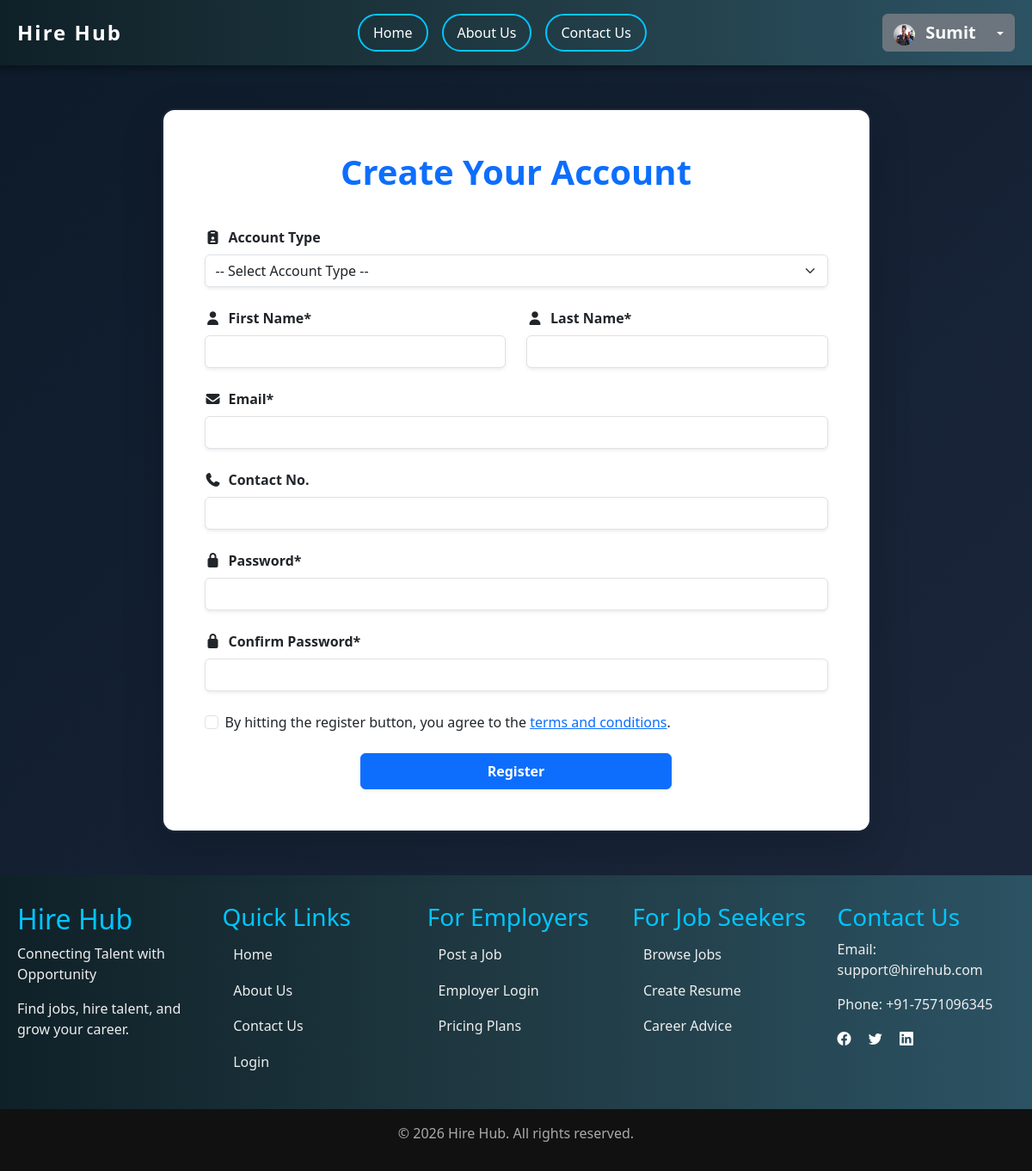
/register/ (signed in), run on the app's committed database.
### mainapp/models.py (models this page shows, shortened)
class Employer(models.Model):
    GENDER_CHOICES = (
        ('female', 'Female'),
        ('male', 'Male'),
        ('na', 'Prefer not to say'),
    )
    user = models.OneToOneField(LoginInfo, on_delete=models.CASCADE, related_name="employer")
    company = models.ForeignKey(Company, on_delete=models.CASCADE, related_name="company",null=True)
    first_name = models.CharField(max_length=100)
    last_name = models.CharField(max_length=100)
    dob = models.DateField(null=True)
    gender = models.CharField(max_length=15, choices=GENDER_CHOICES)
    contact_no = models.CharField(max_length=15)
    email = models.EmailField(unique=True)
    designation = models.CharField(max_length=200)
    picture = models.ImageField(upload_to="employer_profiles/", blank=True, null=True)
    created_at = models.DateTimeField(auto_now_add=True)
    updated_at = models.DateTimeField(auto_now=True)

### mainapp/views.py (the view, shortened to what this page needs)
def register(request):
    userid = request.session.get('jsid') or request.session.get('empid')
    user = None
    if userid:
        obj = LoginInfo.objects.get(username=userid)
        if obj.usertype == "jobseeker":
            user = Jobseeker.objects.get(email=userid)
        elif obj.usertype == "employer":
            user = Employer.objects.get(email=userid)
    context = {
        'user':user
    }
    return render(request, "mainapp/register.html",context)

### mainapp/templates/mainapp/register.html (shortened to what this page needs)
{% extends 'mainapp/base.html' %}
{% load static %}
{% block main %}
<div class="container-fluid min-vh-100 d-flex align-items-center justify-content-center" style="background: linear-gradient(135deg, #0d1b2a, #1b263b); padding: 50px;">
    <div class="card shadow-lg p-5 w-75 animate-card" style="border-radius: 15px; border: 2px solid #1b263b;">
        <h1 class="text-center text-primary fw-bold mb-4">Create Your Account</h1>
        <form action="" method="post" class="mt-3">
            <div class="mb-4">
                <label for="type" class="form-label fw-bold"><i class="fa-solid fa-clipboard-user me-2"></i>Account Type</label>
                <select name="usertype" id="opt" class="form-select shadow-sm border-effect">
                    <option value="">-- Select Account Type --</option>
                </select>
            </div>
            <div class="row">
                <div class="col-md-6 mb-4">
                    <label for="firstname" class="form-label fw-bold"><i class="fa-solid fa-user me-2"></i>First Name*</label>
                    <input type="text" name="firstname" id="firstname" class="form-control shadow-sm border-effect">
                </div>
                <div class="col-md-6 mb-4">
                    <label for="lastname" class="form-label fw-bold"><i class="fa-solid fa-user me-2"></i>Last Name*</label>
                    <input type="text" name="lastname" id="lastname" class="form-control shadow-sm border-effect">
                </div>
            </div>
            <div class="mb-4">
                <label for="email" class="form-label fw-bold"><i class="fa-solid fa-envelope me-2"></i>Email*</label>
                <input type="email" name="email" id="email" class="form-control shadow-sm border-effect">
            </div>
            <div class="mb-4">
                <label for="contact" class="form-label fw-bold"><i class="fa-solid fa-phone me-2"></i>Contact No.</label>
                <input type="number" name="contact_no" id="contact" class="form-control shadow-sm border-effect">
            </div>
            <div class="mb-4">
                <label for="password" class="form-label fw-bold"><i class="fa-solid fa-lock me-2"></i>Password*</label>
                <input type="password" name="password" id="password" class="form-control shadow-sm border-effect">
            </div>
            <div class="mb-4">
                <label for="confirmpassword" class="form-label fw-bold"><i class="fa-solid fa-lock me-2"></i>Confirm Password*</label>
                <input type="password" name="confirmpassword" id="confirmpassword" class="form-control shadow-sm border-effect">
            </div>
            <div class="form-check mb-4">
                <input type="checkbox" class="form-check-input" id="terms">
                <label class="form-check-label" for="terms">By hitting the register button, you agree to the <a href="#">terms and conditions</a>.</label>
            </div>
            <div class="text-center">
                <button class="btn btn-primary w-50 fw-bold py-2 shadow-sm btn-animate">Register</button>
            </div>
        </form>
    </div>
</div>
{% endblock %}

### mainapp/templates/mainapp/base.html (shortened to what this page needs)
{% load static %}
<!DOCTYPE html>
<html lang="en">
<head>
  <link rel="stylesheet" href="{% static 'mainapp/css/bootstrap.css' %}">
  <link rel="stylesheet" href="https://cdn.jsdelivr.net/npm/bootstrap-icons@1.13.1/font/bootstrap-icons.min.css">
  <link rel="stylesheet" href="https://cdnjs.cloudflare.com/ajax/libs/font-awesome/7.0.1/css/all.min.css" />
</head>
<body>
  <div class="container-fluid p-0 m-0">
      <div class="row">
        <nav class="navbar">
          <div class="logo">Hire Hub</div>
          <div class="nav-center">
            <a href="{% url 'index' %}">Home</a>
            <a href="{% url 'about' %}">About Us</a>
            <a href="{% url 'contact' %}">Contact Us</a>
          </div>
          <div class="nav-right">
            {% if user %}
            {% if user.user.employer %}
            <div class="dropdown"  style="z-index: 99999;">
              <button class="btn btn-secondary dropdown-toggle" type="button" data-bs-toggle="dropdown"
                aria-expanded="false">
                {% if user.picture %}
                <img src="{{user.picture.url}}" height="25px" width="25px" class="rounded-circle" alt="">
                {% else %}
                Na
                {% endif %}
                <span class="text-light fs-5 pe-3 fw-bold ps-2">{{user.first_name}}</span>
              </button>
            </div>
            {% endif %}
            {% else %}
            <a href="{% url 'login' %}">Login</a>
            <a href="{% url 'register' %}">Sign Up</a>
            {% endif %}
          </div>
        </nav>
      </div>
    {% block main %}
    {% endblock %}
      <div class="row">
        <footer class="footer">
          <div class="footer-section company">
            <h2>Hire Hub</h2>
            <p>Connecting Talent with Opportunity</p>
            <p>Find jobs, hire talent, and grow your career.</p>
          </div>
          <div class="footer-section links">
            <h3>Quick Links</h3>
            <a href="{% url 'index' %}">Home</a>
            <a href="{% url 'about' %}">About Us</a>
            <a href="{% url 'contact' %}">Contact Us</a>
            <a href="{% url 'login' %}">Login</a>
          </div>
          <div class="footer-section employer">
            <h3>For Employers</h3>
            <a href="{% url 'postjob' %}">Post a Job</a>
            <a href="{% url 'login' %}">Employer Login</a>
            <a href="{% url 'index' %}">Pricing Plans</a>
          </div>
          <div class="footer-section seeker">
            <h3>For Job Seekers</h3>
            <a href="{% url 'jobs' %}">Browse Jobs</a>
            <a href="{% url 'index' %}">Create Resume</a>
            <a href="{% url 'index' %}">Career Advice</a>
          </div>
          <div class="contact ">
            <h3 style="color: #00c6ff;">Contact Us</h3>
            <p>Email: support@hirehub.com</p>
            <p>Phone: +91-7571096345</p>
            <div>
              <a href="#" class="text-white me-3"><i class="bi bi-facebook"></i></a>
              <a href="#" class="text-white me-3"><i class="bi bi-twitter"></i></a>
              <a href="#" class="text-white me-3"><i class="bi bi-linkedin"></i></a>
            </div>
          </div>
        </footer>
        <div class="footer-bottom">
          <p>© 2026 Hire Hub. All rights reserved.</p>
        </div>
      </div>
  </div>
  <link rel="stylesheet" href="https://cdn.jsdelivr.net/npm/bootstrap-icons@1.11.1/font/bootstrap-icons.css">
</body>
</html>

### mainapp/templates/mainapp/base.html (style rules this page uses)
.navbar { display: flex; justify-content: space-between; align-items: center; background: linear-gradient(90deg, #0f2027, #203a43, #2c5364); padding: 1rem 2rem; box-shadow: 0 4px 8px rgba(0, 0, 0, 0.3); position: sticky; top: 0; }
.logo { font-size: 1.5rem; font-weight: bold; color: #fff; letter-spacing: 2px; }
.nav-center { flex: 1; display: flex; justify-content: center; gap: 1rem; }
.nav-right { display: flex; gap: 1rem; }
.navbar a { text-decoration: none; border: 2px solid #00c6ff; color: #fff; padding: 0.5rem 1rem; border-radius: 25px; font-weight: 500; transition: all 0.3s ease; }
.footer { display: grid; grid-template-columns: repeat(5, 1fr); gap: 2rem; background: linear-gradient(90deg, #0f2027, #203a43, #2c5364); color: #eee; padding: 2rem; }
.footer-section h2, .footer-section h3 { color: #00c6ff; }
.footer-section a { display: block; text-decoration: none; color: #eee; padding: 0.4rem 0.8rem; margin: 0.3rem 0; transition: all 0s ease; }
.footer-bottom { text-align: center; background: #111; color: #aaa; padding: 1rem; }

### mainapp/templates/mainapp/register.html (style rules this page uses)
.animate-card { animation: fadeInUp 1s ease-in-out; }

### data on the page
Employer: picture (picture), first_name "Sumit"
